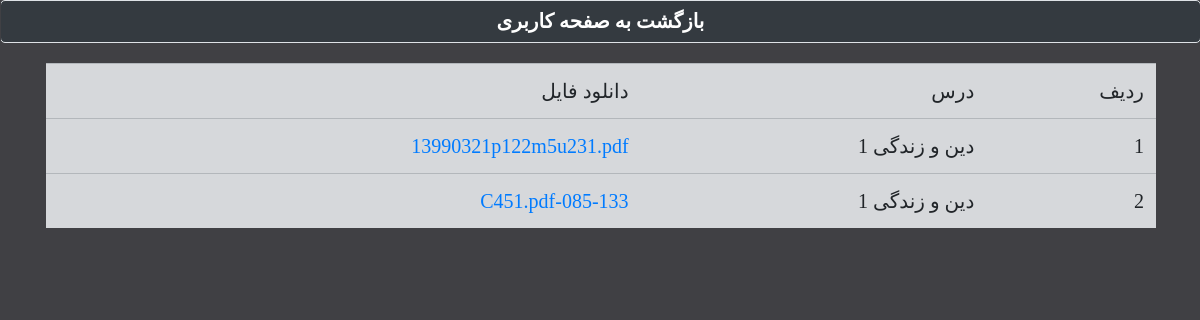
/pages/stuqueez.php, run on the app's committed database.
### tables this page shows
CREATE TABLE `tblfile` (
  `id` int(11) NOT NULL,
  `lesson_id` int(200) NOT NULL,
  `file_address` text NOT NULL
);

CREATE TABLE `tbllesson` (
  `lesson_id` int(200) NOT NULL,
  `lname` varchar(255) NOT NULL,
  `type` int(1) NOT NULL,
  `course_id` int(100) NOT NULL,
  `base_id` int(100) NOT NULL,
  `teacher_id` int(11) NOT NULL
);

### pages/stuqueez.php (the view, shortened to what this page needs)
<!doctype html>
<html lang="en">
<head>
    <link href="../css/bootstrap.css" rel="stylesheet">
    <link href="../css/custom.css" rel="stylesheet">
</head>
<body dir="rtl">
<a href="userspanel.php" class="page-link bazgasht" > بازگشت به صفحه کاربری </a>
<div class="container">
<?php
   include '../funcs/connection.php';
   echo " <table class='table table-secondary'>
           <thead>
           <tr>
               <td>ردیف</td>
               <td>درس</td>
               <td>دانلود فایل</td>
           </tr>
           </thead>
";
           $i = 1;
           $file_select="SELECT * FROM `tblfile` ";
           $file_select_pre= $db ->prepare($file_select);
           $file_select_pre->execute();
           while($row =$file_select_pre->fetch(PDO::FETCH_ASSOC)){
               echo '
         <tr>
         <td>'.$i.'</td>
         ';
               $select_lesson="SELECT * FROM `tbllesson` WHERE lesson_id=".$row['lesson_id'];
               $select_lesson_pre=$db ->prepare($select_lesson);
               $select_lesson_pre->execute();
               $fetch_lesson=$select_lesson_pre->fetch(PDO::FETCH_ASSOC);
               echo '
         <td>'.$fetch_lesson['lname'].'</td>
         <td><a href="../files/' . $row['file_address'] . ' ">' . $row['file_address'] . ' </a></td>
         </tr>
           ';
               $i++;
           }
?>
</table>
</div>
</body>
</html>

### css/custom.css (style rules this page uses)
body { font-family: "Adobe Naskh Medium"; font-size: 20px; background-color: #404044; color:lightgray; }
.bazgasht { color: white; text-align: center; margin-bottom: 20px; }
.page-link { background: -webkit-linear-gradient(left,#343A40, indianred,indianred, #343A40); }
table { text-align: right }

### data on the page
tblfile: lesson.lname "دین و زندگی 1", file_address "13990321p122m5u231.pdf"
tblfile: lesson.lname "دین و زندگی 1", file_address "085-133-C451.pdf"
